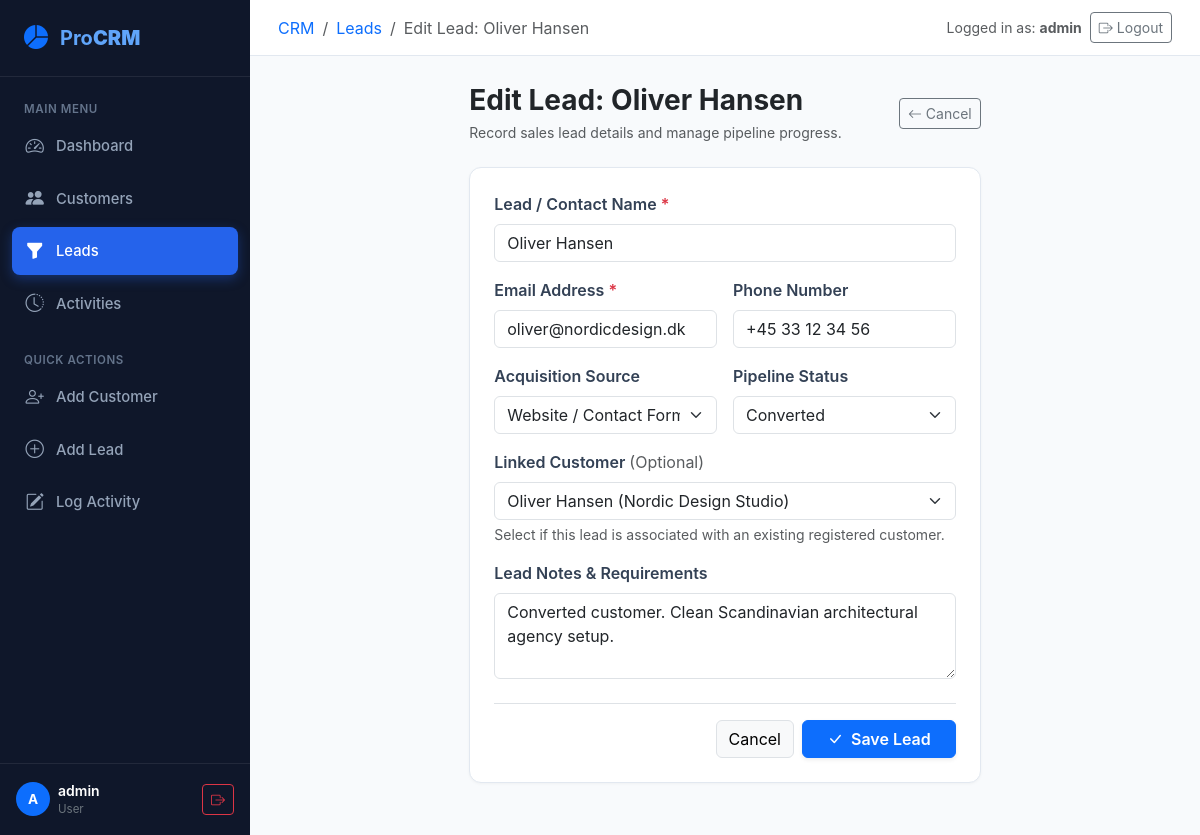
The app's page /leads/25/edit/ (signed in) with its own data.
### crm/models.py (models this page shows, shortened)
class Lead(models.Model):
    STATUS_CHOICES = [
        ('New', 'New'),
        ('Contacted', 'Contacted'),
        ('Interested', 'Interested'),
        ('Converted', 'Converted'),
        ('Lost', 'Lost'),
    ]
    SOURCE_CHOICES = [
        ('Website', 'Website / Contact Form'),
        ('Referral', 'Referral / Recommendation'),
        ('Social Media', 'Social Media'),
        ('Cold Call', 'Cold Call / Outreach'),
        ('Email Campaign', 'Email Campaign'),
        ('Event', 'Event / Conference'),
        ('Other', 'Other'),
    ]
    customer = models.ForeignKey(
        Customer,
        on_delete=models.SET_NULL,
        null=True,
        blank=True,
        related_name='leads',
        help_text="Optional: Link this lead to an existing customer record."
    )
    name = models.CharField(max_length=150, verbose_name="Customer / Contact Name")
    email = models.EmailField(verbose_name="Email Address")
    phone = models.CharField(max_length=20, blank=True, verbose_name="Phone Number")
    source = models.CharField(
        max_length=50,
        choices=SOURCE_CHOICES,
        default='Website',
        verbose_name="Lead Source"
    )
    status = models.CharField(
        max_length=20,
        choices=STATUS_CHOICES,
        default='New',
        verbose_name="Lead Status"
    )
    notes = models.TextField(blank=True, verbose_name="Notes")
    created_at = models.DateTimeField(auto_now_add=True, verbose_name="Date Created")
    updated_at = models.DateTimeField(auto_now=True, verbose_name="Last Updated")
    class Meta:
        ordering = ['-created_at']
        verbose_name = "Lead"
        verbose_name_plural = "Leads"

### crm/views.py (the view)
# urls.py: path('leads/<int:pk>/edit/', views.lead_update, name='lead_update'),
@login_required
def lead_update(request, pk):
    lead = get_object_or_404(Lead, pk=pk)
    if request.method == 'POST':
        form = LeadForm(request.POST, instance=lead)
        if form.is_valid():
            lead = form.save()
            messages.success(request, f"Lead '{lead.name}' updated successfully!")
            return redirect('lead_detail', pk=lead.pk)
        else:
            messages.error(request, "Please review the form errors below.")
    else:
        form = LeadForm(instance=lead)
    return render(request, 'crm/leads/lead_form.html', {
        'form': form,
        'lead': lead,
        'title': f'Edit Lead: {lead.name}',
        'is_edit': True,
    })

### crm/models.py (called while the page is built)
    def __str__(self):
        if self.company:
            return f"{self.name} ({self.company})"
        return self.name

### crm/templates/crm/leads/lead_form.html (shortened to what this page needs)
{% extends 'crm/base.html' %}
{% block breadcrumb %}
<li class="breadcrumb-item"><a href="{% url 'lead_list' %}" class="text-decoration-none">Leads</a></li>
<li class="breadcrumb-item active" aria-current="page">{{ title }}</li>
{% endblock %}
{% block content %}
<div class="row justify-content-center">
    <div class="col-lg-8 col-xl-7">
        <div class="d-flex align-items-center justify-content-between mb-4">
            <div>
                <h3 class="fw-bold text-dark mb-1">{{ title }}</h3>
                <p class="text-muted small mb-0">Record sales lead details and manage pipeline progress.</p>
            </div>
            <a href="{% if is_edit %}{% url 'lead_detail' lead.pk %}{% else %}{% url 'lead_list' %}{% endif %}" class="btn btn-outline-secondary btn-sm">
                <i class="bi bi-arrow-left"></i> Cancel
            </a>
        </div>
        <div class="crm-card">
            <div class="card-body p-4">
                <form method="post" novalidate>
                    <div class="mb-3">
                        <label for="{{ form.name.id_for_label }}" class="form-label fw-semibold">
                            Lead / Contact Name <span class="text-danger">*</span>
                        </label>
                        {{ form.name }}
                    </div>
                    <div class="row g-3 mb-3">
                        <div class="col-md-6">
                            <label for="{{ form.email.id_for_label }}" class="form-label fw-semibold">
                                Email Address <span class="text-danger">*</span>
                            </label>
                            {{ form.email }}
                        </div>
                        <div class="col-md-6">
                            <label for="{{ form.phone.id_for_label }}" class="form-label fw-semibold">Phone Number</label>
                            {{ form.phone }}
                        </div>
                    </div>
                    <div class="row g-3 mb-3">
                        <div class="col-md-6">
                            <label for="{{ form.source.id_for_label }}" class="form-label fw-semibold">Acquisition Source</label>
                            {{ form.source }}
                        </div>
                        <div class="col-md-6">
                            <label for="{{ form.status.id_for_label }}" class="form-label fw-semibold">Pipeline Status</label>
                            {{ form.status }}
                        </div>
                    </div>
                    <div class="mb-3">
                        <label for="{{ form.customer.id_for_label }}" class="form-label fw-semibold">
                            Linked Customer <span class="text-muted fw-normal">(Optional)</span>
                        </label>
                        {{ form.customer }}
                        <div class="form-text small">Select if this lead is associated with an existing registered customer.</div>
                    </div>
                    <div class="mb-4">
                        <label for="{{ form.notes.id_for_label }}" class="form-label fw-semibold">Lead Notes & Requirements</label>
                        {{ form.notes }}
                    </div>
                    <div class="d-flex align-items-center justify-content-end gap-2 pt-3 border-top">
                        <a href="{% if is_edit %}{% url 'lead_detail' lead.pk %}{% else %}{% url 'lead_list' %}{% endif %}" class="btn btn-light border">
                            Cancel
                        </a>
                        <button type="submit" class="btn btn-primary px-4 fw-semibold shadow-sm">
                            <i class="bi bi-check-lg me-1"></i> Save Lead
                        </button>
                    </div>
                </form>
            </div>
        </div>
    </div>
</div>
{% endblock %}

### crm/templates/crm/base.html (shortened to what this page needs)
{% load static %}
<!DOCTYPE html>
<html lang="en">
<head>
    <link href="https://cdn.jsdelivr.net/npm/bootstrap@5.3.3/dist/css/bootstrap.min.css" rel="stylesheet">
    <link href="https://cdn.jsdelivr.net/npm/bootstrap-icons@1.11.3/font/bootstrap-icons.min.css" rel="stylesheet">
    <link href="{% static 'crm/css/style.css' %}" rel="stylesheet">
</head>
<body>
{% if user.is_authenticated %}
    <div class="crm-wrapper">
        <aside class="crm-sidebar" id="crmSidebar">
            <a href="{% url 'dashboard' %}" class="crm-sidebar-brand">
                <i class="bi bi-pie-chart-fill text-primary fs-4"></i>
                <span>Pro<strong>CRM</strong></span>
            </a>
            <div class="crm-sidebar-nav">
                <div class="crm-nav-label">Main Menu</div>
                <a href="{% url 'dashboard' %}" class="crm-nav-link {% if request.resolver_match.url_name == 'dashboard' %}active{% endif %}">
                    <i class="bi bi-speedometer2"></i>
                    <span>Dashboard</span>
                </a>
                <a href="{% url 'customer_list' %}" class="crm-nav-link {% if 'customer' in request.resolver_match.url_name %}active{% endif %}">
                    <i class="bi bi-people-fill"></i>
                    <span>Customers</span>
                </a>
                <a href="{% url 'lead_list' %}" class="crm-nav-link {% if 'lead' in request.resolver_match.url_name %}active{% endif %}">
                    <i class="bi bi-funnel-fill"></i>
                    <span>Leads</span>
                </a>
                <a href="{% url 'activity_list' %}" class="crm-nav-link {% if 'activity' in request.resolver_match.url_name %}active{% endif %}">
                    <i class="bi bi-clock-history"></i>
                    <span>Activities</span>
                </a>
                <div class="crm-nav-label mt-3">Quick Actions</div>
                <a href="{% url 'customer_create' %}" class="crm-nav-link">
                    <i class="bi bi-person-plus"></i>
                    <span>Add Customer</span>
                </a>
                <a href="{% url 'lead_create' %}" class="crm-nav-link">
                    <i class="bi bi-plus-circle"></i>
                    <span>Add Lead</span>
                </a>
                <a href="{% url 'activity_create' %}" class="crm-nav-link">
                    <i class="bi bi-pencil-square"></i>
                    <span>Log Activity</span>
                </a>
            </div>
            <div class="crm-sidebar-footer">
                <div class="d-flex align-items-center justify-content-between">
                    <div class="d-flex align-items-center gap-2">
                        <div class="bg-primary text-white rounded-circle d-flex align-items-center justify-content-center fw-bold" style="width: 34px; height: 34px; font-size: 0.85rem;">
                            {{ user.username|make_list|first|upper }}
                        </div>
                        <div class="text-truncate" style="max-width: 120px;">
                            <div class="text-white small fw-semibold text-truncate">{{ user.username }}</div>
                            <div class="text-secondary" style="font-size: 0.72rem;">User</div>
                        </div>
                    </div>
                    <a href="{% url 'logout' %}" class="btn btn-sm btn-outline-danger" title="Logout">
                        <i class="bi bi-box-arrow-right"></i>
                    </a>
                </div>
            </div>
        </aside>
        <div class="crm-main">
            <header class="crm-topbar">
                <div class="d-flex align-items-center gap-3">
                    <nav aria-label="breadcrumb">
                        <ol class="breadcrumb mb-0 small">
                            <li class="breadcrumb-item"><a href="{% url 'dashboard' %}" class="text-decoration-none">CRM</a></li>
                            {% block breadcrumb %}{% endblock %}
                        </ol>
                    </nav>
                </div>
                <div class="d-flex align-items-center gap-2">
                    <span class="text-muted small d-none d-sm-inline">Logged in as: <strong>{{ user.username }}</strong></span>
                    <a href="{% url 'logout' %}" class="btn btn-sm btn-outline-secondary d-flex align-items-center gap-1">
                        <i class="bi bi-box-arrow-right"></i>
                        <span class="d-none d-sm-inline">Logout</span>
                    </a>
                </div>
            </header>
            <main class="crm-content">
                {% block content %}{% endblock %}
            </main>
        </div>
    </div>
{% endif %}
</body>
</html>

### crm/static/crm/css/style.css (style rules this page uses)
:root { --crm-sidebar-width: 250px; --crm-sidebar-bg: #0f172a; --crm-sidebar-text: #cbd5e1; --crm-sidebar-active: #2563eb; --crm-sidebar-hover: #1e293b; --crm-body-bg: #f8fafc; --crm-card-border: #e2e8f0; }
body { background-color: var(--crm-body-bg); color: #334155; font-family: -apple-system, BlinkMacSystemFont, "Segoe UI", Roboto, "Helvetica Neue", Arial, sans-serif; min-height: 100vh; }
.crm-wrapper { display: flex; min-height: 100vh; width: 100%; }
.crm-sidebar { width: var(--crm-sidebar-width); background-color: var(--crm-sidebar-bg); color: var(--crm-sidebar-text); flex-shrink: 0; display: flex; flex-direction: column; transition: all 0.25s ease-in-out; z-index: 1030; }
.crm-sidebar-brand { padding: 1.25rem 1.5rem; font-size: 1.25rem; font-weight: 700; color: #ffffff; display: flex; align-items: center; gap: 0.75rem; border-bottom: 1px solid rgba(255, 255, 255, 0.08); text-decoration: none; }
.crm-sidebar-nav { padding: 1rem 0.75rem; flex: 1 1 auto; overflow-y: auto; }
.crm-nav-label { padding: 0.5rem 0.75rem 0.25rem; font-size: 0.72rem; font-weight: 600; text-transform: uppercase; letter-spacing: 0.05em; color: #64748b; }
.crm-nav-link { display: flex; align-items: center; gap: 0.75rem; padding: 0.65rem 0.85rem; color: #94a3b8; border-radius: 0.5rem; text-decoration: none; font-size: 0.925rem; font-weight: 500; margin-bottom: 0.25rem; transition: background 0.15s, color 0.15s; }
.crm-nav-link.active { background-color: var(--crm-sidebar-active); color: #ffffff; box-shadow: 0 4px 12px rgba(37, 99, 235, 0.35); }
.crm-nav-link i { font-size: 1.15rem; }
.crm-sidebar-footer { padding: 1rem; border-top: 1px solid rgba(255, 255, 255, 0.08); }
.crm-main { flex: 1 1 auto; display: flex; flex-direction: column; min-width: 0; }
.crm-topbar { background: #ffffff; border-bottom: 1px solid var(--crm-card-border); padding: 0.75rem 1.75rem; display: flex; align-items: center; justify-content: space-between; position: sticky; top: 0; z-index: 1020; }
.crm-content { padding: 1.75rem; flex: 1 1 auto; }
.crm-card { background: #ffffff; border: 1px solid var(--crm-card-border); border-radius: 0.75rem; box-shadow: 0 1px 3px rgba(0, 0, 0, 0.04); margin-bottom: 1.5rem; }

### records on screen
Lead: name "Oliver Hansen", email "oliver@nordicdesign.dk", phone "+45 33 12 34 56", source "Website / Contact Form", status "Converted", customer "Oliver Hansen (Nordic Design Studio)", notes "Converted customer. Clean Scandinavian architectural agency setup."

### other values on screen
{{ user.username|make_list|first|upper }} "A"
{{ user.username }} "admin"
{{ title }} "Edit Lead: Oliver Hansen"
